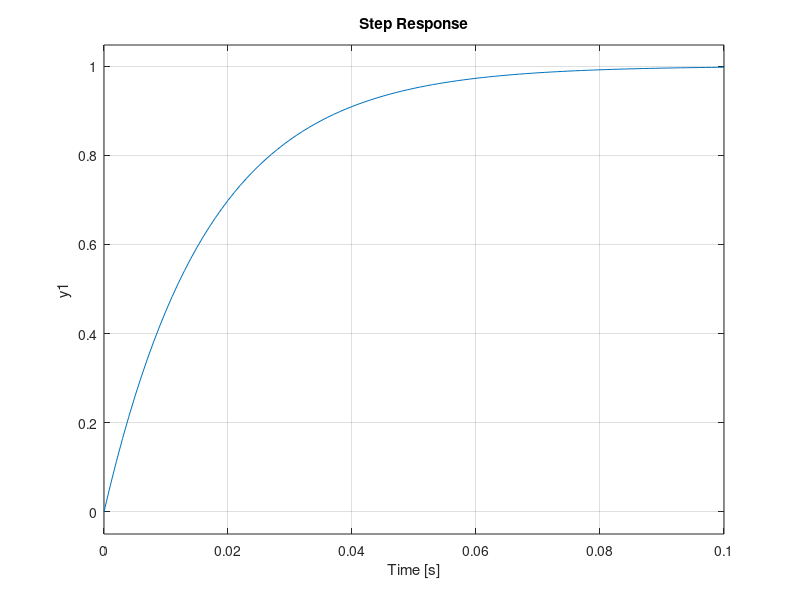

Reproduce this figure in MATLAB.
sys = tf([1.5],[0.025 0]);
step(feedback(sys, 1));

sys = tf(1.636, [0.0293 1 0]);
os = 5;
tp = 0.05;
zeta = sqrt((log(5/100)^2)/(pi^2+(log(5/100)^2)));
wn = pi/(tp*sqrt(1-zeta^2));
tau = 0.025;
K = 1.636;

kp = (-1+2*zeta*wn*tau)/K
ki = (wn^2*tau)/K

%kp = 1.2199
%ki = 115.1835

%Bsp decreases os decreases but tp increases
%Bsp increases os increases but tp decreases

%As Kp increases, os decreases tp doesnt change much
%As Kp decreases, os and tp both increase

%As Ki increases, os increases tp decreases
%As Ki decreases, os decreases tp increases

